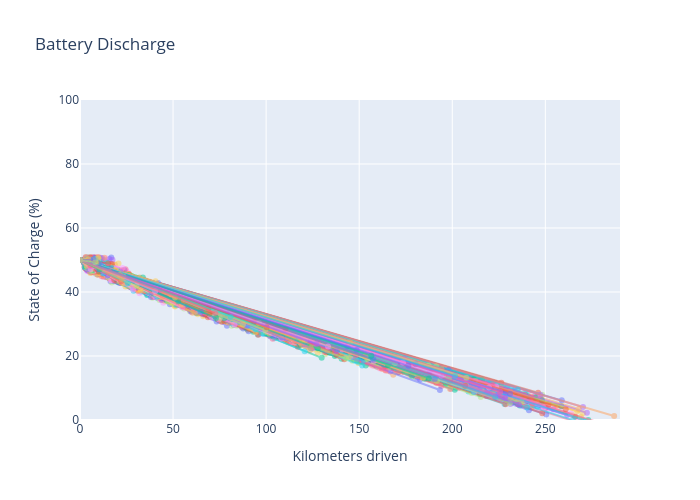

Here is the notebook cell this chart was saved with:
### Code cell
#######################################################
trip_data = trip_data[trip_data['charge'] <= 1]
trip_data['soc'] = 50
trip_data['end_soc'] = trip_data['soc'] + trip_data['charge'] 

















# Max km for x-axis scaling
max_km_driven = trip_data['km_driven'].max()

# --- Matplotlib version ---
fig, ax = plt.subplots(figsize=(7, 6))

for _, row in trip_data.iterrows():
    x_vals = [0, row['km_driven']]
    y_vals = [row['soc'], row['end_soc']]
    ax.plot(x_vals, y_vals, marker='o', alpha=0.6)

ax.set_title('Battery Discharge')
ax.set_xlabel('Kilometers driven')
ax.set_ylabel('State of Charge (%)')
ax.set_xlim(0, max_km_driven)
ax.set_ylim(0, 100)
ax.grid(True)

plt.tight_layout()
plt.show()


# --- Plotly version ---
colors = px.colors.qualitative.Plotly
fig = go.Figure()

for color_idx, (_, row) in enumerate(trip_data.reset_index().iterrows()):
    fig.add_trace(
        go.Scatter(
            x=[0, row['km_driven']],
            y=[row['soc'], row['end_soc']],
            mode='lines+markers',
            opacity=0.5,
            line=dict(color=colors[color_idx % len(colors)], width=2),
            marker=dict(size=6),
            name=f"Trip {row['index']}",
            hovertemplate=(
                f"Trip index: {row['index']}<br>"
                f"SOC start: {row['soc']}%<br>"
                f"SOC end: {row['end_soc']}%<br>"
                f"Km driven: {row['km_driven']} km<br>"
            )
        )
    )

fig.update_xaxes(title_text='Kilometers driven', range=[0, max_km_driven])
fig.update_yaxes(title_text='State of Charge (%)', range=[0, 100])

fig.update_layout(
    title="Battery Discharge",
    height=500,
    width=700,
    showlegend=False,
    hovermode='closest'
)

fig.show()
